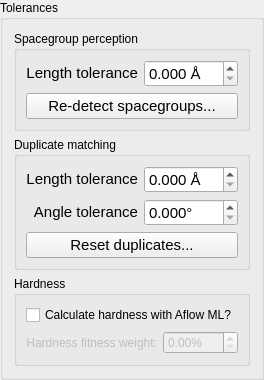
    <widget class="QGroupBox" name="groupBox">
     <property name="toolTip">
      <string>Experimental: These options are used to fine-tune matching of duplicate structures.</string>
     </property>
     <property name="title">
      <string>Tolerances</string>
     </property>
     <layout class="QGridLayout" name="gridLayout_2">
      <item row="0" column="2" colspan="2">
       <widget class="QGroupBox" name="groupBox_8">
        <property name="title">
         <string>Spacegroup perception</string>
        </property>
        <layout class="QGridLayout" name="gridLayout_5">
         <item row="0" column="0">
          <widget class="QLabel" name="label_10">
           <property name="sizePolicy">
            <sizepolicy hsizetype="Preferred" vsizetype="Fixed">
             <horstretch>0</horstretch>
             <verstretch>0</verstretch>
            </sizepolicy>
           </property>
           <property name="font">
            <font>
             <pointsize>11</pointsize>
            </font>
           </property>
           <property name="text">
            <string>Length tolerance</string>
           </property>
           <property name="alignment">
            <set>Qt::AlignRight|Qt::AlignTrailing|Qt::AlignVCenter</set>
           </property>
          </widget>
         </item>
         <item row="0" column="1">
          <widget class="QDoubleSpinBox" name="spin_tol_spg">
           <property name="sizePolicy">
            <sizepolicy hsizetype="Minimum" vsizetype="Fixed">
             <horstretch>0</horstretch>
             <verstretch>0</verstretch>
            </sizepolicy>
           </property>
           <property name="minimumSize">
            <size>
             <width>0</width>
             <height>21</height>
            </size>
           </property>
           <property name="font">
            <font>
             <pointsize>11</pointsize>
            </font>
           </property>
           <property name="toolTip">
            <string>Tolerance used in spacegroup determination.</string>
           </property>
           <property name="suffix">
            <string> Å</string>
           </property>
           <property name="decimals">
            <number>3</number>
           </property>
           <property name="singleStep">
            <double>0.005000000000000</double>
           </property>
          </widget>
         </item>
         <item row="1" column="0" colspan="2">
          <widget class="QPushButton" name="push_spg_reset">
           <property name="font">
            <font>
             <pointsize>11</pointsize>
            </font>
           </property>
           <property name="text">
            <string>Re-detect spacegroups...</string>
           </property>
          </widget>
         </item>
        </layout>
       </widget>
      </item>
      <item row="1" column="2" colspan="2">
       <widget class="QGroupBox" name="groupBox_9">
        <property name="title">
         <string>Duplicate matching</string>
        </property>
        <layout class="QGridLayout" name="gridLayout_4">
         <item row="0" column="1">
          <widget class="QDoubleSpinBox" name="spin_tol_xcLength">
           <property name="sizePolicy">
            <sizepolicy hsizetype="Minimum" vsizetype="Fixed">
             <horstretch>0</horstretch>
             <verstretch>0</verstretch>
            </sizepolicy>
           </property>
           <property name="minimumSize">
            <size>
             <width>0</width>
             <height>21</height>
            </size>
           </property>
           <property name="font">
            <font>
             <pointsize>11</pointsize>
            </font>
           </property>
           <property name="suffix">
            <string> Å</string>
           </property>
           <property name="decimals">
            <number>3</number>
           </property>
           <property name="singleStep">
            <double>0.005000000000000</double>
           </property>
          </widget>
         </item>
         <item row="1" column="0">
          <widget class="QLabel" name="label_2">
           <property name="sizePolicy">
            <sizepolicy hsizetype="Preferred" vsizetype="Fixed">
             <horstretch>0</horstretch>
             <verstretch>0</verstretch>
            </sizepolicy>
           </property>
           <property name="font">
            <font>
             <pointsize>11</pointsize>
            </font>
           </property>
           <property name="text">
            <string>Angle tolerance</string>
           </property>
           <property name="alignment">
            <set>Qt::AlignRight|Qt::AlignTrailing|Qt::AlignVCenter</set>
           </property>
          </widget>
         </item>
         <item row="1" column="1">
          <widget class="QDoubleSpinBox" name="spin_tol_xcAngle">
           <property name="sizePolicy">
            <sizepolicy hsizetype="Minimum" vsizetype="Fixed">
             <horstretch>0</horstretch>
             <verstretch>0</verstretch>
            </sizepolicy>
           </property>
           <property name="minimumSize">
            <size>
             <width>0</width>
             <height>21</height>
            </size>
           </property>
           <property name="font">
            <font>
             <pointsize>11</pointsize>
            </font>
           </property>
           <property name="suffix">
            <string>°</string>
           </property>
           <property name="decimals">
            <number>3</number>
           </property>
           <property name="maximum">
            <double>100.000000000000000</double>
           </property>
           <property name="singleStep">
            <double>0.050000000000000</double>
           </property>
          </widget>
         </item>
         <item row="2" column="0" colspan="2">
          <widget class="QPushButton" name="push_dup_reset">
           <property name="font">
            <font>
             <pointsize>11</pointsize>
            </font>
           </property>
           <property name="toolTip">
            <string>Manually recheck all structures for duplicates (necessary after changing the above options).</string>
           </property>
           <property name="text">
            <string>Reset duplicates...</string>
           </property>
          </widget>
         </item>
         <item row="0" column="0">
          <widget class="QLabel" name="label">
           <property name="sizePolicy">
            <sizepolicy hsizetype="Preferred" vsizetype="Fixed">
             <horstretch>0</horstretch>
             <verstretch>0</verstretch>
            </sizepolicy>
           </property>
           <property name="font">
            <font>
             <pointsize>11</pointsize>
            </font>
           </property>
           <property name="text">
            <string>Length tolerance</string>
           </property>
           <property name="alignment">
            <set>Qt::AlignRight|Qt::AlignTrailing|Qt::AlignVCenter</set>
           </property>
          </widget>
         </item>
        </layout>
       </widget>
      </item>
      <item row="2" column="2" colspan="2">
       <widget class="QGroupBox" name="groupBox_11">
        <property name="title">
         <string>Hardness</string>
        </property>
        <layout class="QGridLayout" name="gridLayout_11">
         <item row="1" column="1">
          <widget class="QDoubleSpinBox" name="spin_hardnessFitnessWeight">
           <property name="enabled">
            <bool>false</bool>
           </property>
           <property name="toolTip">
            <string>&lt;html&gt;&lt;head/&gt;&lt;body&gt;&lt;p&gt;Change the weight of the hardness in the fitness function.&lt;/p&gt;&lt;p&gt;&lt;br/&gt;&lt;/p&gt;&lt;p&gt;The probability of a crystal being selected is as follows:&lt;/p&gt;&lt;p&gt;&lt;br/&gt;&lt;/p&gt;&lt;p&gt;p&lt;span style=&quot; vertical-align:sub;&quot;&gt;i&lt;/span&gt; = N [ 1 - w (H&lt;span style=&quot; vertical-align:sub;&quot;&gt;max&lt;/span&gt; - H&lt;span style=&quot; vertical-align:sub;&quot;&gt;i&lt;/span&gt;) / (H&lt;span style=&quot; vertical-align:sub;&quot;&gt;max&lt;/span&gt; - H&lt;span style=&quot; vertical-align:sub;&quot;&gt;min&lt;/span&gt;) - (1 - w) (E&lt;span style=&quot; vertical-align:sub;&quot;&gt;i&lt;/span&gt; - E&lt;span style=&quot; vertical-align:sub;&quot;&gt;min&lt;/span&gt;) / (E&lt;span style=&quot; vertical-align:sub;&quot;&gt;max&lt;/span&gt; - E&lt;span style=&quot; vertical-align:sub;&quot;&gt;min&lt;/span&gt;) ]&lt;/p&gt;&lt;p&gt;&lt;br/&gt;&lt;/p&gt;&lt;p&gt;where H is the hardness, E is the enthalpy per formula unit,  w is the fractional weight of the hardness (between 0.0 and 1.0), and N is a normalization constant.&lt;/p&gt;&lt;p&gt;&lt;br/&gt;&lt;/p&gt;&lt;p&gt;If w is 0, then the probability selection will be based entirely upon enthalpy (lower enthalpy is more likely to be selected).&lt;/p&gt;&lt;p&gt;&lt;br/&gt;&lt;/p&gt;&lt;p&gt;If w is 1, then the pobability selection will be based entirely upon hardness (higher hardness is more likely to be selected).&lt;/p&gt;&lt;p&gt;&lt;br/&gt;&lt;/p&gt;&lt;p&gt;If w is anywhere between 0 and 1, the probability is based upon a combination of enthalpy and hardness, where low enthalpy is favored and high hardness is favored. A value closer to 0 puts more importance on low enthalpy, and a value closer to 1 puts more importance on high hardness.&lt;/p&gt;&lt;p&gt;&lt;br/&gt;&lt;/p&gt;&lt;p&gt;&lt;br/&gt;&lt;/p&gt;&lt;/body&gt;&lt;/html&gt;</string>
           </property>
           <property name="suffix">
            <string>%</string>
           </property>
           <property name="maximum">
            <double>100.000000000000000</double>
           </property>
           <property name="value">
            <double>0.000000000000000</double>
           </property>
          </widget>
         </item>
         <item row="1" column="0">
          <widget class="QLabel" name="label_13">
           <property name="enabled">
            <bool>false</bool>
           </property>
           <property name="toolTip">
            <string>&lt;html&gt;&lt;head/&gt;&lt;body&gt;&lt;p&gt;Change the weight of the hardness in the fitness function.&lt;/p&gt;&lt;p&gt;&lt;br/&gt;&lt;/p&gt;&lt;p&gt;The probability of a crystal being selected is as follows:&lt;/p&gt;&lt;p&gt;&lt;br/&gt;&lt;/p&gt;&lt;p&gt;p&lt;span style=&quot; vertical-align:sub;&quot;&gt;i&lt;/span&gt; = N [ 1 - w (H&lt;span style=&quot; vertical-align:sub;&quot;&gt;max&lt;/span&gt; - H&lt;span style=&quot; vertical-align:sub;&quot;&gt;i&lt;/span&gt;) / (H&lt;span style=&quot; vertical-align:sub;&quot;&gt;max&lt;/span&gt; - H&lt;span style=&quot; vertical-align:sub;&quot;&gt;min&lt;/span&gt;) - (1 - w) (E&lt;span style=&quot; vertical-align:sub;&quot;&gt;i&lt;/span&gt; - E&lt;span style=&quot; vertical-align:sub;&quot;&gt;min&lt;/span&gt;) / (E&lt;span style=&quot; vertical-align:sub;&quot;&gt;max&lt;/span&gt; - E&lt;span style=&quot; vertical-align:sub;&quot;&gt;min&lt;/span&gt;) ]&lt;/p&gt;&lt;p&gt;&lt;br/&gt;&lt;/p&gt;&lt;p&gt;where H is the hardness, E is the enthalpy per formula unit,  w is the fractional weight of the hardness (between 0.0 and 1.0), and N is a normalization constant.&lt;/p&gt;&lt;p&gt;&lt;br/&gt;&lt;/p&gt;&lt;p&gt;If w is 0, then the probability selection will be based entirely upon enthalpy (lower enthalpy is more likely to be selected).&lt;/p&gt;&lt;p&gt;&lt;br/&gt;&lt;/p&gt;&lt;p&gt;If w is 1, then the pobability selection will be based entirely upon hardness (higher hardness is more likely to be selected).&lt;/p&gt;&lt;p&gt;&lt;br/&gt;&lt;/p&gt;&lt;p&gt;If w is anywhere between 0 and 1, the probability is based upon a combination of enthalpy and hardness, where low enthalpy is favored and high hardness is favored. A value closer to 0 puts more importance on low enthalpy, and a value closer to 1 puts more importance on high hardness.&lt;/p&gt;&lt;p&gt;&lt;br/&gt;&lt;/p&gt;&lt;p&gt;&lt;br/&gt;&lt;/p&gt;&lt;/body&gt;&lt;/html&gt;</string>
           </property>
           <property name="layoutDirection">
            <enum>Qt::LeftToRight</enum>
           </property>
           <property name="text">
            <string>Hardness fitness weight:</string>
           </property>
           <property name="alignment">
            <set>Qt::AlignRight|Qt::AlignTrailing|Qt::AlignVCenter</set>
           </property>
          </widget>
         </item>
         <item row="0" column="0" colspan="2">
          <widget class="QCheckBox" name="cb_calculateHardness">
           <property name="toolTip">
            <string>&lt;html&gt;&lt;head/&gt;&lt;body&gt;&lt;p&gt;After the crystals are optimized, they will be sent to AFLOW's machine learning server in order to get an approximation of the bulk and shear moduli (which are then used to approximate the material's hardness).&lt;/p&gt;&lt;p&gt;&lt;br/&gt;&lt;/p&gt;&lt;p&gt;You must have a valid internet connection in order to use this.&lt;/p&gt;&lt;/body&gt;&lt;/html&gt;</string>
           </property>
           <property name="text">
            <string>Calculate hardness with Aflow ML?</string>
           </property>
          </widget>
         </item>
        </layout>
       </widget>
      </item>
     </layout>
    </widget>
